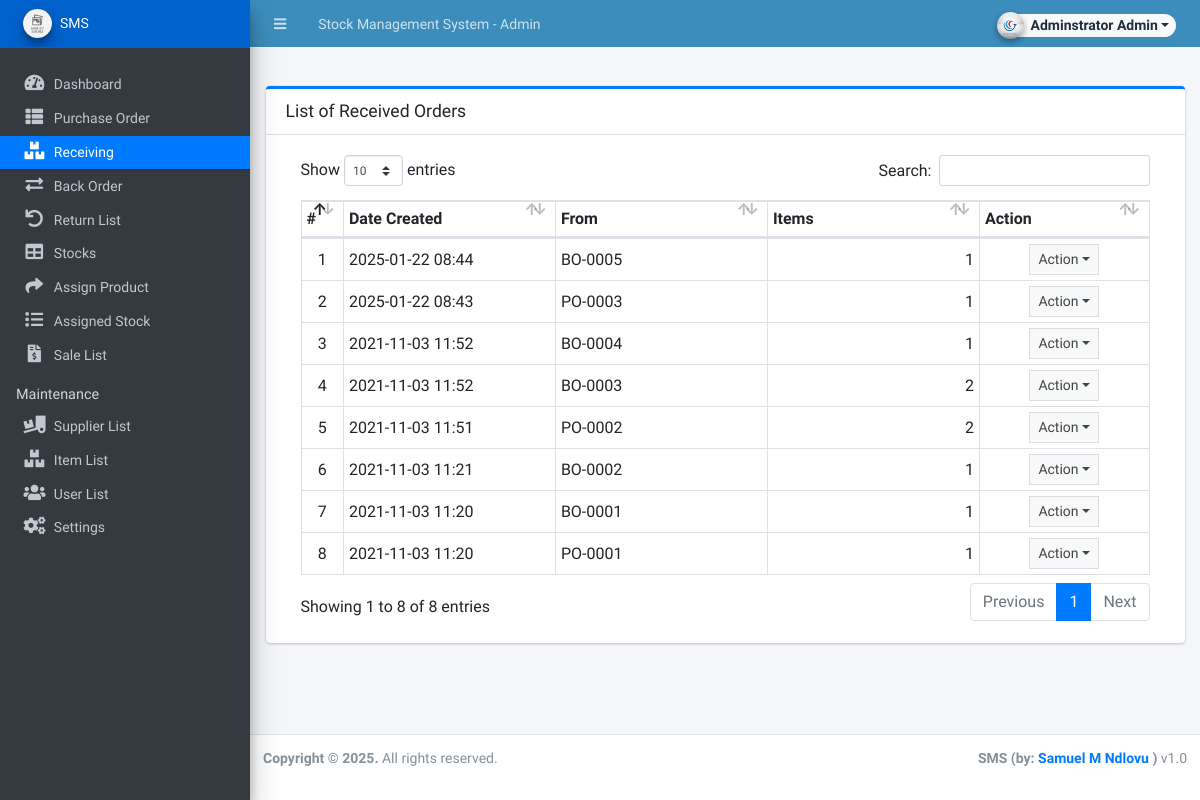
/admin/?page=receiving (signed in), run on the app's committed database.
### tables this page shows
CREATE TABLE `receiving_list` (
  `id` int(30) NOT NULL,
  `form_id` int(30) NOT NULL,
  `from_order` tinyint(1) NOT NULL DEFAULT 1 COMMENT '1=PO ,2 = BO',
  `amount` float NOT NULL DEFAULT 0,
  `discount_perc` float NOT NULL DEFAULT 0,
  `discount` float NOT NULL DEFAULT 0,
  `tax_perc` float NOT NULL DEFAULT 0,
  `tax` float NOT NULL DEFAULT 0,
  `stock_ids` text DEFAULT NULL,
  `remarks` text DEFAULT NULL,
  `date_created` datetime NOT NULL DEFAULT current_timestamp(),
  `date_updated` datetime NOT NULL DEFAULT current_timestamp() ON UPDATE current_timestamp()
);

CREATE TABLE `back_order_list` (
  `id` int(30) NOT NULL,
  `receiving_id` int(30) NOT NULL,
  `po_id` int(30) NOT NULL,
  `bo_code` varchar(50) NOT NULL,
  `supplier_id` int(30) NOT NULL,
  `amount` float NOT NULL,
  `discount_perc` float NOT NULL DEFAULT 0,
  `discount` float NOT NULL DEFAULT 0,
  `tax_perc` float NOT NULL DEFAULT 0,
  `tax` float NOT NULL DEFAULT 0,
  `remarks` text DEFAULT NULL,
  `status` tinyint(4) NOT NULL DEFAULT 0 COMMENT '0 = pending, 1 = partially received, 2 =received',
  `date_created` datetime NOT NULL DEFAULT current_timestamp(),
  `date_updated` datetime NOT NULL DEFAULT current_timestamp() ON UPDATE current_timestamp()
);

CREATE TABLE `purchase_order_list` (
  `id` int(30) NOT NULL,
  `po_code` varchar(50) NOT NULL,
  `supplier_id` int(30) NOT NULL,
  `amount` float NOT NULL,
  `discount_perc` float NOT NULL DEFAULT 0,
  `discount` float NOT NULL DEFAULT 0,
  `tax_perc` float NOT NULL DEFAULT 0,
  `tax` float NOT NULL DEFAULT 0,
  `remarks` text NOT NULL,
  `status` tinyint(4) NOT NULL DEFAULT 0 COMMENT '0 = pending, 1 = partially received, 2 =received',
  `date_created` datetime NOT NULL DEFAULT current_timestamp(),
  `date_updated` datetime NOT NULL DEFAULT current_timestamp() ON UPDATE current_timestamp()
);

### admin/receiving/index.php (the view, shortened to what this page needs)
<div class="card card-outline card-primary">
	<div class="card-header">
		<h3 class="card-title">List of Received Orders</h3>
	</div>
	<div class="card-body">
		<div class="container-fluid">
        <div class="container-fluid">
			<table class="table table-bordered table-stripped">
                    <colgroup>
                        <col width="5%">
                        <col width="25%">
                        <col width="25%">
                        <col width="25%">
                        <col width="20%">
                    </colgroup>
                    <thead>
                        <tr>
                            <th>#</th>
                            <th>Date Created</th>
                            <th>From</th>
                            <th>Items</th>
                            <th>Action</th>
                        </tr>
                    </thead>
                    <tbody>
                        <?php
                        $i = 1;
                        $qry = $conn->query("SELECT * FROM `receiving_list` order by `date_created` desc");
                        while($row = $qry->fetch_assoc()):
                            $row['items'] = explode(',',$row['stock_ids']);
                            $code = '';
                            if($row['from_order'] == 1){
                                $po_result = $conn->query("SELECT po_code from `purchase_order_list` where id='{$row['form_id']}' ");
                                $po_row = $po_result->fetch_assoc();
                                $code = $po_row ? $po_row['po_code'] : 'N/A';
                            }else{
                                $bo_result = $conn->query("SELECT bo_code from `back_order_list` where id='{$row['form_id']}' ");
                                $bo_row = $bo_result->fetch_assoc();
                                $code = $bo_row ? $bo_row['bo_code'] : 'N/A';
                            }
                        ?>
                            <tr>
                                <td class="text-center"><?php echo $i++; ?></td>
                                <td><?php echo date("Y-m-d H:i",strtotime($row['date_created'])) ?></td>
                                <td><?php echo $code ?></td>
                                <td class="text-right"><?php echo number_format(count($row['items'])) ?></td>
                                <td align="center">
                                    <button type="button" class="btn btn-flat btn-default btn-sm dropdown-toggle dropdown-icon" data-toggle="dropdown">
                                            Action
                                    </button>
                                </td>
                            </tr>
                        <?php endwhile; ?>
                    </tbody>
                </table>
		</div>
		</div>
	</div>
</div>

### data on the page
receiving_list: date_created "2025-01-22 08:44", back_order_list.bo_code "BO-0005", count($row['items']) "1"
receiving_list: date_created "2025-01-22 08:43", purchase_order_list.po_code "PO-0003", count($row['items']) "1"
receiving_list: date_created "2021-11-03 11:52", back_order_list.bo_code "BO-0004", count($row['items']) "1"
receiving_list: date_created "2021-11-03 11:52", back_order_list.bo_code "BO-0003", count($row['items']) "2"
receiving_list: date_created "2021-11-03 11:51", purchase_order_list.po_code "PO-0002", count($row['items']) "2"
receiving_list: date_created "2021-11-03 11:21", back_order_list.bo_code "BO-0002", count($row['items']) "1"
receiving_list: date_created "2021-11-03 11:20", back_order_list.bo_code "BO-0001", count($row['items']) "1"
receiving_list: date_created "2021-11-03 11:20", purchase_order_list.po_code "PO-0001", count($row['items']) "1"

### other printed values
$_settings->info('name') "Stock Management System"
$_settings->userdata('firstname').' '.$_settings->userdata('lastname') "Adminstrator Admin"
$_settings->info('short_name') "SMS"
